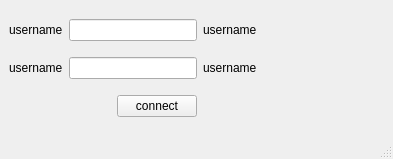
<?xml version="1.0" encoding="UTF-8"?>
<ui version="4.0">
 <class>MainWindow</class>
 <widget class="QMainWindow" name="MainWindow">
  <property name="geometry">
   <rect>
    <x>0</x>
    <y>0</y>
    <width>393</width>
    <height>159</height>
   </rect>
  </property>
  <property name="windowTitle">
   <string>MainWindow</string>
  </property>
  <widget class="QWidget" name="centralwidget">
   <layout class="QGridLayout" name="gridLayout">
    <item row="0" column="0">
     <widget class="QLabel" name="label">
      <property name="text">
       <string>username</string>
      </property>
     </widget>
    </item>
    <item row="0" column="1" colspan="2">
     <widget class="QLineEdit" name="lineEdit"/>
    </item>
    <item row="0" column="3">
     <widget class="QLabel" name="label_3">
      <property name="text">
       <string>username</string>
      </property>
     </widget>
    </item>
    <item row="1" column="0">
     <widget class="QLabel" name="label_2">
      <property name="text">
       <string>username</string>
      </property>
     </widget>
    </item>
    <item row="1" column="1" colspan="2">
     <widget class="QLineEdit" name="lineEdit_2">
      <property name="text">
       <string/>
      </property>
     </widget>
    </item>
    <item row="1" column="3">
     <widget class="QLabel" name="label_4">
      <property name="text">
       <string>username</string>
      </property>
     </widget>
    </item>
    <item row="2" column="0" colspan="2">
     <spacer name="horizontalSpacer">
      <property name="orientation">
       <enum>Qt::Horizontal</enum>
      </property>
      <property name="sizeHint" stdset="0">
       <size>
        <width>102</width>
        <height>20</height>
       </size>
      </property>
     </spacer>
    </item>
    <item row="2" column="2">
     <widget class="QPushButton" name="pushButton">
      <property name="text">
       <string>connect</string>
      </property>
     </widget>
    </item>
    <item row="2" column="3">
     <spacer name="horizontalSpacer_2">
      <property name="orientation">
       <enum>Qt::Horizontal</enum>
      </property>
      <property name="sizeHint" stdset="0">
       <size>
        <width>180</width>
        <height>20</height>
       </size>
      </property>
     </spacer>
    </item>
   </layout>
  </widget>
  <widget class="QMenuBar" name="menubar">
   <property name="geometry">
    <rect>
     <x>0</x>
     <y>0</y>
     <width>393</width>
     <height>21</height>
    </rect>
   </property>
  </widget>
  <widget class="QStatusBar" name="statusbar"/>
 </widget>
 <resources/>
 <connections/>
</ui>
